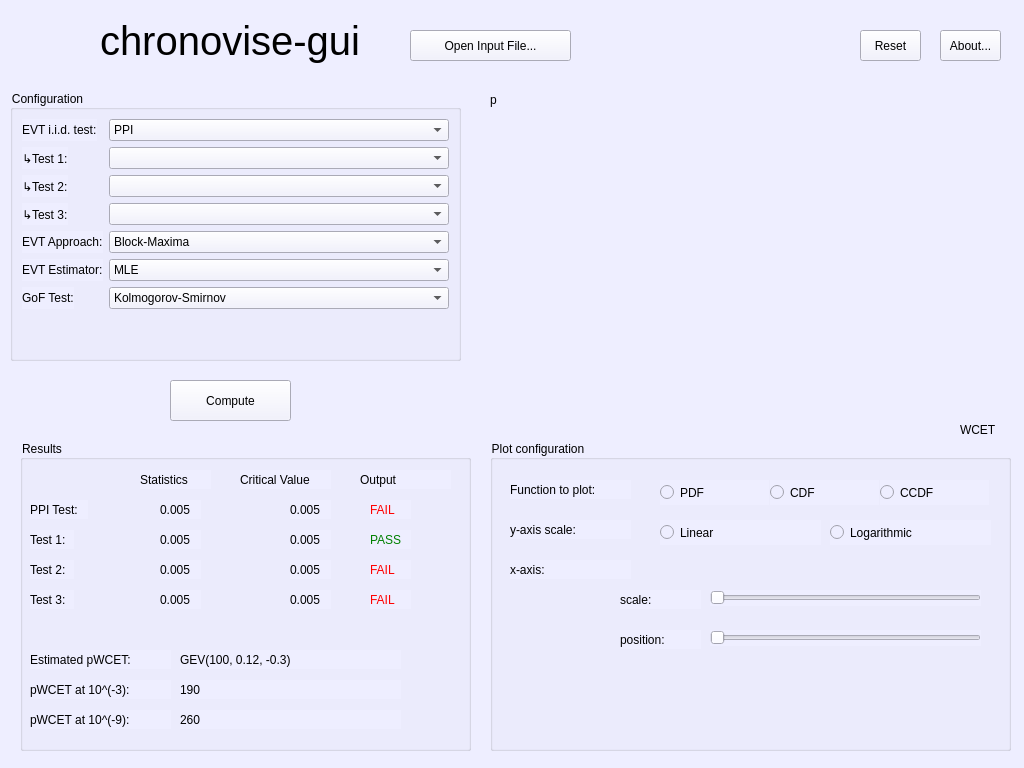
<?xml version="1.0" encoding="UTF-8"?>
<ui version="4.0">
 <class>main_window</class>
 <widget class="QMainWindow" name="main_window">
  <property name="geometry">
   <rect>
    <x>0</x>
    <y>0</y>
    <width>1024</width>
    <height>768</height>
   </rect>
  </property>
  <property name="windowTitle">
   <string>MainWindow</string>
  </property>
  <property name="styleSheet">
   <string notr="true">background-color:#EEF;</string>
  </property>
  <widget class="QWidget" name="widget_central">
   <widget class="QLabel" name="lbl_logo">
    <property name="geometry">
     <rect>
      <x>10</x>
      <y>10</y>
      <width>71</width>
      <height>71</height>
     </rect>
    </property>
    <property name="styleSheet">
     <string notr="true"/>
    </property>
    <property name="text">
     <string/>
    </property>
    <property name="pixmap">
     <pixmap resource="res/images.qrc">:/logos/logo.svg</pixmap>
    </property>
    <property name="scaledContents">
     <bool>true</bool>
    </property>
   </widget>
   <widget class="QLabel" name="lbl_chronovise">
    <property name="geometry">
     <rect>
      <x>100</x>
      <y>10</y>
      <width>271</width>
      <height>61</height>
     </rect>
    </property>
    <property name="font">
     <font>
      <pointsize>30</pointsize>
     </font>
    </property>
    <property name="text">
     <string>chronovise-gui</string>
    </property>
   </widget>
   <widget class="QPushButton" name="pc_about">
    <property name="geometry">
     <rect>
      <x>940</x>
      <y>30</y>
      <width>61</width>
      <height>31</height>
     </rect>
    </property>
    <property name="text">
     <string>About...</string>
    </property>
   </widget>
   <widget class="QGroupBox" name="gb_configuration">
    <property name="geometry">
     <rect>
      <x>10</x>
      <y>90</y>
      <width>451</width>
      <height>271</height>
     </rect>
    </property>
    <property name="title">
     <string>Configuration</string>
    </property>
    <layout class="QFormLayout" name="formLayout">
     <item row="0" column="0">
      <widget class="QLabel" name="lbl_iid_test">
       <property name="text">
        <string>EVT i.i.d. test:</string>
       </property>
      </widget>
     </item>
     <item row="0" column="1">
      <widget class="QComboBox" name="cb_iid_test">
       <item>
        <property name="text">
         <string>PPI</string>
        </property>
       </item>
       <item>
        <property name="text">
         <string>Custom tests</string>
        </property>
       </item>
      </widget>
     </item>
     <item row="1" column="0">
      <widget class="QLabel" name="lbl_custom_test_1">
       <property name="sizePolicy">
        <sizepolicy hsizetype="Preferred" vsizetype="Preferred">
         <horstretch>0</horstretch>
         <verstretch>0</verstretch>
        </sizepolicy>
       </property>
       <property name="maximumSize">
        <size>
         <width>167777</width>
         <height>16777215</height>
        </size>
       </property>
       <property name="text">
        <string>↳Test 1:</string>
       </property>
      </widget>
     </item>
     <item row="1" column="1">
      <widget class="QComboBox" name="cb_custom_test_1"/>
     </item>
     <item row="2" column="0">
      <widget class="QLabel" name="lbl_custom_test_2">
       <property name="text">
        <string>↳Test 2:</string>
       </property>
      </widget>
     </item>
     <item row="2" column="1">
      <widget class="QComboBox" name="cb_custom_test_2"/>
     </item>
     <item row="3" column="0">
      <widget class="QLabel" name="lbl_custom_test_3">
       <property name="text">
        <string>↳Test 3:</string>
       </property>
      </widget>
     </item>
     <item row="3" column="1">
      <widget class="QComboBox" name="cb_custom_test_3"/>
     </item>
     <item row="4" column="0">
      <widget class="QLabel" name="lbl_EVT_approach">
       <property name="text">
        <string>EVT Approach:</string>
       </property>
      </widget>
     </item>
     <item row="5" column="0">
      <widget class="QLabel" name="lbl_EVT_estimator">
       <property name="text">
        <string>EVT Estimator:</string>
       </property>
      </widget>
     </item>
     <item row="6" column="0">
      <widget class="QLabel" name="lbl_GoF_test">
       <property name="text">
        <string>GoF Test:</string>
       </property>
      </widget>
     </item>
     <item row="4" column="1">
      <widget class="QComboBox" name="cb_EVT_approach">
       <item>
        <property name="text">
         <string>Block-Maxima</string>
        </property>
       </item>
       <item>
        <property name="text">
         <string>Peak-over-Threshold</string>
        </property>
       </item>
       <item>
        <property name="text">
         <string>MBPTA-CV</string>
        </property>
       </item>
      </widget>
     </item>
     <item row="5" column="1">
      <widget class="QComboBox" name="cb_EVT_estimator">
       <item>
        <property name="text">
         <string>MLE</string>
        </property>
       </item>
       <item>
        <property name="text">
         <string>PWM</string>
        </property>
       </item>
      </widget>
     </item>
     <item row="6" column="1">
      <widget class="QComboBox" name="cb_GoF_test">
       <item>
        <property name="text">
         <string>Kolmogorov-Smirnov</string>
        </property>
       </item>
       <item>
        <property name="text">
         <string>Anderson-Darling</string>
        </property>
       </item>
       <item>
        <property name="text">
         <string>Modified Anderson-Darling</string>
        </property>
       </item>
      </widget>
     </item>
    </layout>
   </widget>
   <widget class="QPushButton" name="pb_reset">
    <property name="geometry">
     <rect>
      <x>860</x>
      <y>30</y>
      <width>61</width>
      <height>31</height>
     </rect>
    </property>
    <property name="text">
     <string>Reset</string>
    </property>
   </widget>
   <widget class="QPushButton" name="pb_compute">
    <property name="geometry">
     <rect>
      <x>170</x>
      <y>380</y>
      <width>121</width>
      <height>41</height>
     </rect>
    </property>
    <property name="text">
     <string>Compute</string>
    </property>
   </widget>
   <widget class="QGroupBox" name="gb_results">
    <property name="geometry">
     <rect>
      <x>20</x>
      <y>440</y>
      <width>451</width>
      <height>311</height>
     </rect>
    </property>
    <property name="title">
     <string>Results</string>
    </property>
    <widget class="QLabel" name="lbl_ppi_test">
     <property name="geometry">
      <rect>
       <x>10</x>
       <y>60</y>
       <width>58</width>
       <height>19</height>
      </rect>
     </property>
     <property name="text">
      <string>PPI Test:</string>
     </property>
    </widget>
    <widget class="QLabel" name="lbl_stat">
     <property name="geometry">
      <rect>
       <x>120</x>
       <y>30</y>
       <width>71</width>
       <height>19</height>
      </rect>
     </property>
     <property name="text">
      <string>Statistics</string>
     </property>
    </widget>
    <widget class="QLabel" name="lbl_stat_test_ppi">
     <property name="geometry">
      <rect>
       <x>140</x>
       <y>60</y>
       <width>41</width>
       <height>19</height>
      </rect>
     </property>
     <property name="text">
      <string>0.005</string>
     </property>
    </widget>
    <widget class="QLabel" name="lbl_res_test_1">
     <property name="geometry">
      <rect>
       <x>10</x>
       <y>90</y>
       <width>44</width>
       <height>19</height>
      </rect>
     </property>
     <property name="text">
      <string>Test 1:</string>
     </property>
    </widget>
    <widget class="QLabel" name="lbl_res_test_2">
     <property name="geometry">
      <rect>
       <x>10</x>
       <y>120</y>
       <width>44</width>
       <height>19</height>
      </rect>
     </property>
     <property name="text">
      <string>Test 2: </string>
     </property>
    </widget>
    <widget class="QLabel" name="lbl_cv">
     <property name="geometry">
      <rect>
       <x>220</x>
       <y>30</y>
       <width>91</width>
       <height>19</height>
      </rect>
     </property>
     <property name="text">
      <string>Critical Value</string>
     </property>
    </widget>
    <widget class="QLabel" name="lbl_output">
     <property name="geometry">
      <rect>
       <x>340</x>
       <y>30</y>
       <width>91</width>
       <height>19</height>
      </rect>
     </property>
     <property name="text">
      <string>Output</string>
     </property>
    </widget>
    <widget class="QLabel" name="lbl_res_test_3">
     <property name="geometry">
      <rect>
       <x>10</x>
       <y>150</y>
       <width>44</width>
       <height>19</height>
      </rect>
     </property>
     <property name="text">
      <string>Test 3: </string>
     </property>
    </widget>
    <widget class="QLabel" name="lbl_cv_test_ppi">
     <property name="geometry">
      <rect>
       <x>270</x>
       <y>60</y>
       <width>41</width>
       <height>19</height>
      </rect>
     </property>
     <property name="text">
      <string>0.005</string>
     </property>
    </widget>
    <widget class="QLabel" name="lbl_stat_test_1">
     <property name="geometry">
      <rect>
       <x>140</x>
       <y>90</y>
       <width>41</width>
       <height>19</height>
      </rect>
     </property>
     <property name="text">
      <string>0.005</string>
     </property>
    </widget>
    <widget class="QLabel" name="lbl_stat_test_2">
     <property name="geometry">
      <rect>
       <x>140</x>
       <y>120</y>
       <width>41</width>
       <height>19</height>
      </rect>
     </property>
     <property name="text">
      <string>0.005</string>
     </property>
    </widget>
    <widget class="QLabel" name="lbl_stat_test_3">
     <property name="geometry">
      <rect>
       <x>140</x>
       <y>150</y>
       <width>41</width>
       <height>19</height>
      </rect>
     </property>
     <property name="text">
      <string>0.005</string>
     </property>
    </widget>
    <widget class="QLabel" name="lbl_cv_test_3">
     <property name="geometry">
      <rect>
       <x>270</x>
       <y>150</y>
       <width>41</width>
       <height>19</height>
      </rect>
     </property>
     <property name="text">
      <string>0.005</string>
     </property>
    </widget>
    <widget class="QLabel" name="lbl_cv_test_2">
     <property name="geometry">
      <rect>
       <x>270</x>
       <y>120</y>
       <width>41</width>
       <height>19</height>
      </rect>
     </property>
     <property name="text">
      <string>0.005</string>
     </property>
    </widget>
    <widget class="QLabel" name="lbl_cv_test_1">
     <property name="geometry">
      <rect>
       <x>270</x>
       <y>90</y>
       <width>41</width>
       <height>19</height>
      </rect>
     </property>
     <property name="text">
      <string>0.005</string>
     </property>
    </widget>
    <widget class="QLabel" name="lbl_out_test_ppi">
     <property name="geometry">
      <rect>
       <x>350</x>
       <y>60</y>
       <width>41</width>
       <height>19</height>
      </rect>
     </property>
     <property name="styleSheet">
      <string notr="true">color:red</string>
     </property>
     <property name="text">
      <string>FAIL</string>
     </property>
    </widget>
    <widget class="QLabel" name="lbl_out_test_1">
     <property name="geometry">
      <rect>
       <x>350</x>
       <y>90</y>
       <width>41</width>
       <height>19</height>
      </rect>
     </property>
     <property name="styleSheet">
      <string notr="true">color:green</string>
     </property>
     <property name="text">
      <string>PASS</string>
     </property>
    </widget>
    <widget class="QLabel" name="lbl_out_test_2">
     <property name="geometry">
      <rect>
       <x>350</x>
       <y>120</y>
       <width>41</width>
       <height>19</height>
      </rect>
     </property>
     <property name="styleSheet">
      <string notr="true">color:red</string>
     </property>
     <property name="text">
      <string>FAIL</string>
     </property>
    </widget>
    <widget class="QLabel" name="lbl_out_test_3">
     <property name="geometry">
      <rect>
       <x>350</x>
       <y>150</y>
       <width>41</width>
       <height>19</height>
      </rect>
     </property>
     <property name="styleSheet">
      <string notr="true">color:red</string>
     </property>
     <property name="text">
      <string>FAIL</string>
     </property>
    </widget>
    <widget class="QLabel" name="lbl_res_pwcet_lbl">
     <property name="geometry">
      <rect>
       <x>10</x>
       <y>210</y>
       <width>141</width>
       <height>19</height>
      </rect>
     </property>
     <property name="text">
      <string>Estimated pWCET:</string>
     </property>
    </widget>
    <widget class="QLabel" name="lbl_res_pwcet">
     <property name="geometry">
      <rect>
       <x>160</x>
       <y>210</y>
       <width>221</width>
       <height>19</height>
      </rect>
     </property>
     <property name="text">
      <string>GEV(100, 0.12, -0.3)</string>
     </property>
    </widget>
    <widget class="QLabel" name="lbl_res_pwcet_103_lbl">
     <property name="geometry">
      <rect>
       <x>10</x>
       <y>240</y>
       <width>141</width>
       <height>19</height>
      </rect>
     </property>
     <property name="text">
      <string>pWCET at 10^(-3):</string>
     </property>
    </widget>
    <widget class="QLabel" name="lbl_res_pwcet_109_lbl">
     <property name="geometry">
      <rect>
       <x>10</x>
       <y>270</y>
       <width>141</width>
       <height>19</height>
      </rect>
     </property>
     <property name="text">
      <string>pWCET at 10^(-9):</string>
     </property>
    </widget>
    <widget class="QLabel" name="lbl_res_pwcet_103">
     <property name="geometry">
      <rect>
       <x>160</x>
       <y>240</y>
       <width>221</width>
       <height>19</height>
      </rect>
     </property>
     <property name="text">
      <string>190</string>
     </property>
    </widget>
    <widget class="QLabel" name="lbl_res_pwcet_109">
     <property name="geometry">
      <rect>
       <x>160</x>
       <y>270</y>
       <width>221</width>
       <height>19</height>
      </rect>
     </property>
     <property name="text">
      <string>260</string>
     </property>
    </widget>
   </widget>
   <widget class="QGroupBox" name="gb_plot_config">
    <property name="geometry">
     <rect>
      <x>490</x>
      <y>440</y>
      <width>521</width>
      <height>311</height>
     </rect>
    </property>
    <property name="title">
     <string>Plot configuration</string>
    </property>
    <widget class="QLabel" name="lbl_function_to_plot">
     <property name="geometry">
      <rect>
       <x>20</x>
       <y>40</y>
       <width>121</width>
       <height>19</height>
      </rect>
     </property>
     <property name="text">
      <string>Function to plot:</string>
     </property>
    </widget>
    <widget class="QRadioButton" name="rb_pdf">
     <property name="geometry">
      <rect>
       <x>170</x>
       <y>40</y>
       <width>109</width>
       <height>25</height>
      </rect>
     </property>
     <property name="text">
      <string>PDF</string>
     </property>
    </widget>
    <widget class="QRadioButton" name="rb_cdf">
     <property name="geometry">
      <rect>
       <x>280</x>
       <y>40</y>
       <width>109</width>
       <height>25</height>
      </rect>
     </property>
     <property name="text">
      <string>CDF</string>
     </property>
    </widget>
    <widget class="QRadioButton" name="rb_ccdf">
     <property name="geometry">
      <rect>
       <x>390</x>
       <y>40</y>
       <width>109</width>
       <height>25</height>
      </rect>
     </property>
     <property name="text">
      <string>CCDF</string>
     </property>
    </widget>
    <widget class="QLabel" name="lvl_y_scale">
     <property name="geometry">
      <rect>
       <x>20</x>
       <y>80</y>
       <width>121</width>
       <height>19</height>
      </rect>
     </property>
     <property name="text">
      <string>y-axis scale:</string>
     </property>
    </widget>
    <widget class="QRadioButton" name="rb_linear">
     <property name="geometry">
      <rect>
       <x>170</x>
       <y>80</y>
       <width>161</width>
       <height>25</height>
      </rect>
     </property>
     <property name="text">
      <string>Linear</string>
     </property>
    </widget>
    <widget class="QRadioButton" name="rb_log">
     <property name="geometry">
      <rect>
       <x>340</x>
       <y>80</y>
       <width>161</width>
       <height>25</height>
      </rect>
     </property>
     <property name="text">
      <string>Logarithmic</string>
     </property>
    </widget>
    <widget class="QLabel" name="lbl_x_axis">
     <property name="geometry">
      <rect>
       <x>20</x>
       <y>120</y>
       <width>121</width>
       <height>19</height>
      </rect>
     </property>
     <property name="text">
      <string>x-axis:</string>
     </property>
    </widget>
    <widget class="QSlider" name="slider_x_scale">
     <property name="geometry">
      <rect>
       <x>220</x>
       <y>150</y>
       <width>271</width>
       <height>16</height>
      </rect>
     </property>
     <property name="orientation">
      <enum>Qt::Horizontal</enum>
     </property>
    </widget>
    <widget class="QLabel" name="lbl_x_scale">
     <property name="geometry">
      <rect>
       <x>130</x>
       <y>150</y>
       <width>81</width>
       <height>19</height>
      </rect>
     </property>
     <property name="text">
      <string>scale:</string>
     </property>
    </widget>
    <widget class="QSlider" name="slider_x_pos">
     <property name="geometry">
      <rect>
       <x>220</x>
       <y>190</y>
       <width>271</width>
       <height>16</height>
      </rect>
     </property>
     <property name="orientation">
      <enum>Qt::Horizontal</enum>
     </property>
    </widget>
    <widget class="QLabel" name="lbl_x_pos">
     <property name="geometry">
      <rect>
       <x>130</x>
       <y>190</y>
       <width>81</width>
       <height>19</height>
      </rect>
     </property>
     <property name="text">
      <string>position:</string>
     </property>
    </widget>
   </widget>
   <widget class="QwtPlot" name="qwtPlot">
    <property name="geometry">
     <rect>
      <x>480</x>
      <y>119</y>
      <width>531</width>
      <height>301</height>
     </rect>
    </property>
   </widget>
   <widget class="QPushButton" name="pb_open_input">
    <property name="geometry">
     <rect>
      <x>410</x>
      <y>30</y>
      <width>161</width>
      <height>31</height>
     </rect>
    </property>
    <property name="text">
     <string>Open Input File...</string>
    </property>
   </widget>
   <widget class="QLabel" name="label_11">
    <property name="geometry">
     <rect>
      <x>960</x>
      <y>420</y>
      <width>81</width>
      <height>20</height>
     </rect>
    </property>
    <property name="text">
     <string>WCET</string>
    </property>
   </widget>
   <widget class="QLabel" name="label_12">
    <property name="geometry">
     <rect>
      <x>490</x>
      <y>90</y>
      <width>41</width>
      <height>20</height>
     </rect>
    </property>
    <property name="text">
     <string>p</string>
    </property>
   </widget>
  </widget>
 </widget>
 <customwidgets>
  <customwidget>
   <class>QwtPlot</class>
   <extends>QFrame</extends>
   <header>qwt_plot.h</header>
  </customwidget>
 </customwidgets>
 <resources>
  <include location="res/images.qrc"/>
 </resources>
 <connections/>
</ui>
